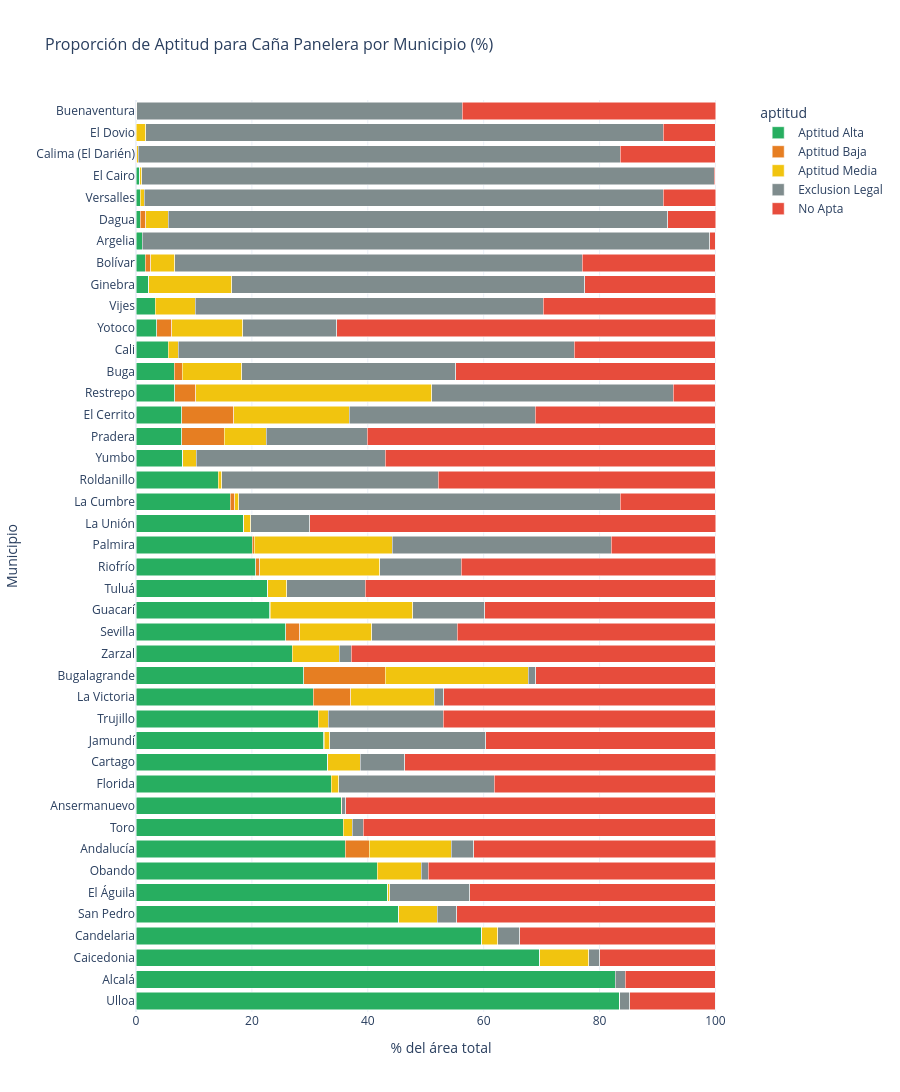

The cell this chart's notebook holds for it:
### Code cell
# Stacked bar chart interactivo (porcentajes)
pct_cols = [c for c in df_muni.columns if c.startswith('pct_')]

if pct_cols:
    df_pct = df_muni[['municipio'] + pct_cols].copy()
    df_pct = df_pct.sort_values(pct_cols[0] if pct_cols else 'municipio', ascending=False)
    
    # Reshape for plotly
    df_melted = df_pct.melt(id_vars='municipio', var_name='aptitud_pct', value_name='porcentaje')
    df_melted['aptitud'] = df_melted['aptitud_pct'].str.replace('pct_', '').str.replace('_', ' ').str.title()
    
    color_map = {}
    for apt_key, apt_color in APTITUD_COLORS.items():
        for melted_apt in df_melted['aptitud'].unique():
            if apt_key.lower().replace('ó', 'o') in melted_apt.lower().replace('ó', 'o'):
                color_map[melted_apt] = apt_color
    
    fig = px.bar(df_melted, x='porcentaje', y='municipio', color='aptitud',
                 orientation='h', barmode='stack',
                 color_discrete_map=color_map,
                 title='Proporción de Aptitud para Caña Panelera por Municipio (%)',
                 labels={'porcentaje': '% del área total', 'municipio': 'Municipio'},
                 template='plotly_white', height=max(400, len(df_muni) * 35))
    fig.update_layout(font=dict(size=12), title_font_size=16)
    fig.show()

### Figure 1 — Plotly figure (JSON) as saved in the notebook; plotly's stock layout.template omitted (floating-point values rounded to 4 significant figures)
{"data": [{"hovertemplate": "aptitud=Aptitud Alta<br>% del área total=%{x}<br>Municipio=%{y}<extra></extra>", "legendgroup": "Aptitud Alta", "marker": {"color": "#27AE60", "pattern": {"shape": ""}}, "name": "Aptitud Alta", "orientation": "h", "showlegend": true, "textposition": "auto", "type": "bar", "x": [83.46, 82.72, 69.7, 59.7, 45.36, 43.48, 41.66, 36.12, 35.76, 35.42, 33.73, 33.13, 32.4, 31.41, 30.56, 28.95, 26.96, 25.83, 23.12, 22.74, 20.63, 20.07, 18.57, 16.23, 14.18, 8.09, 7.89, 7.88, 6.72, 6.63, 5.54, 3.58, 3.29, 2.23, 1.61, 1.12, 0.74, 0.71, 0.62, 0.05, 0.02, 0.0], "xaxis": "x", "y": ["Ulloa", "Alcalá", "Caicedonia", "Candelaria", "San Pedro", "El Águila", "Obando", "Andalucía", "Toro", "Ansermanuevo", "Florida", "Cartago", "Jamundí", "Trujillo", "La Victoria", "Bugalagrande", "Zarzal", "Sevilla", "Guacarí", "Tuluá", "Riofrío", "Palmira", "La Unión", "La Cumbre", "Roldanillo", "Yumbo", "Pradera", "El Cerrito", "Restrepo", "Buga", "Cali", "Yotoco", "Vijes", "Ginebra", "Bolívar", "Argelia", "Dagua", "Versalles", "El Cairo", "Calima (El Darién)", "El Dovio", "Buenaventura"], "yaxis": "y"}, {"hovertemplate": "aptitud=Aptitud Baja<br>% del área total=%{x}<br>Municipio=%{y}<extra></extra>", "legendgroup": "Aptitud Baja", "marker": {"color": "#E67E22", "pattern": {"shape": ""}}, "name": "Aptitud Baja", "orientation": "h", "showlegend": true, "textposition": "auto", "type": "bar", "x": [0.0, 0.0, 0.0, 0.0, 0.0, 0.0, 0.0, 4.13, 0.0, 0.0, 0.0, 0.0, 0.13, 0.0, 6.48, 14.06, 0.01, 2.39, 0.04, 0.0, 0.75, 0.32, 0.0, 0.84, 0.0, 0.0, 7.31, 8.98, 3.57, 1.39, 0.0, 2.57, 0.02, 0.0, 0.91, 0.0, 0.93, 0.01, 0.03, 0.08, 0.0, 0.14], "xaxis": "x", "y": ["Ulloa", "Alcalá", "Caicedonia", "Candelaria", "San Pedro", "El Águila", "Obando", "Andalucía", "Toro", "Ansermanuevo", "Florida", "Cartago", "Jamundí", "Trujillo", "La Victoria", "Bugalagrande", "Zarzal", "Sevilla", "Guacarí", "Tuluá", "Riofrío", "Palmira", "La Unión", "La Cumbre", "Roldanillo", "Yumbo", "Pradera", "El Cerrito", "Restrepo", "Buga", "Cali", "Yotoco", "Vijes", "Ginebra", "Bolívar", "Argelia", "Dagua", "Versalles", "El Cairo", "Calima (El Darién)", "El Dovio", "Buenaventura"], "yaxis": "y"}, {"hovertemplate": "aptitud=Aptitud Media<br>% del área total=%{x}<br>Municipio=%{y}<extra></extra>", "legendgroup": "Aptitud Media", "marker": {"color": "#F1C40F", "pattern": {"shape": ""}}, "name": "Aptitud Media", "orientation": "h", "showlegend": true, "textposition": "auto", "type": "bar", "x": [0.0, 0.0, 8.44, 2.7, 6.67, 0.33, 7.56, 14.12, 1.6, 0.1, 1.28, 5.56, 0.91, 1.8, 14.46, 24.67, 8.11, 12.49, 24.6, 3.28, 20.68, 23.79, 1.24, 0.66, 0.59, 2.31, 7.27, 19.9, 40.72, 10.24, 1.71, 12.27, 6.9, 14.29, 4.13, 0.0, 3.92, 0.71, 0.3, 0.25, 1.67, 0.03], "xaxis": "x", "y": ["Ulloa", "Alcalá", "Caicedonia", "Candelaria", "San Pedro", "El Águila", "Obando", "Andalucía", "Toro", "Ansermanuevo", "Florida", "Cartago", "Jamundí", "Trujillo", "La Victoria", "Bugalagrande", "Zarzal", "Sevilla", "Guacarí", "Tuluá", "Riofrío", "Palmira", "La Unión", "La Cumbre", "Roldanillo", "Yumbo", "Pradera", "El Cerrito", "Restrepo", "Buga", "Cali", "Yotoco", "Vijes", "Ginebra", "Bolívar", "Argelia", "Dagua", "Versalles", "El Cairo", "Calima (El Darién)", "El Dovio", "Buenaventura"], "yaxis": "y"}, {"hovertemplate": "aptitud=Exclusion Legal<br>% del área total=%{x}<br>Municipio=%{y}<extra></extra>", "legendgroup": "Exclusion Legal", "marker": {"color": "#7F8C8D", "pattern": {"shape": ""}}, "name": "Exclusion Legal", "orientation": "h", "showlegend": true, "textposition": "auto", "type": "bar", "x": [1.78, 1.73, 1.91, 3.81, 3.32, 13.81, 1.2, 3.92, 1.9, 0.65, 26.84, 7.73, 26.95, 19.84, 1.58, 1.31, 2.08, 14.77, 12.43, 13.5, 14.08, 37.8, 10.14, 65.87, 37.41, 32.59, 17.43, 32.14, 41.72, 36.9, 68.34, 16.21, 60.09, 60.9, 70.36, 97.89, 86.18, 89.52, 98.88, 83.23, 89.31, 56.11], "xaxis": "x", "y": ["Ulloa", "Alcalá", "Caicedonia", "Candelaria", "San Pedro", "El Águila", "Obando", "Andalucía", "Toro", "Ansermanuevo", "Florida", "Cartago", "Jamundí", "Trujillo", "La Victoria", "Bugalagrande", "Zarzal", "Sevilla", "Guacarí", "Tuluá", "Riofrío", "Palmira", "La Unión", "La Cumbre", "Roldanillo", "Yumbo", "Pradera", "El Cerrito", "Restrepo", "Buga", "Cali", "Yotoco", "Vijes", "Ginebra", "Bolívar", "Argelia", "Dagua", "Versalles", "El Cairo", "Calima (El Darién)", "El Dovio", "Buenaventura"], "yaxis": "y"}, {"hovertemplate": "aptitud=No Apta<br>% del área total=%{x}<br>Municipio=%{y}<extra></extra>", "legendgroup": "No Apta", "marker": {"color": "#E74C3C", "pattern": {"shape": ""}}, "name": "No Apta", "orientation": "h", "showlegend": true, "textposition": "auto", "type": "bar", "x": [14.76, 15.55, 19.95, 33.78, 44.64, 42.37, 49.58, 41.72, 60.74, 63.82, 38.15, 53.59, 39.61, 46.95, 46.92, 31.0, 62.84, 44.52, 39.81, 60.48, 43.87, 18.02, 70.06, 16.39, 47.81, 57.0, 60.1, 31.1, 7.27, 44.83, 24.41, 65.37, 29.71, 22.58, 22.98, 0.99, 8.24, 9.06, 0.16, 16.39, 9.0, 43.73], "xaxis": "x", "y": ["Ulloa", "Alcalá", "Caicedonia", "Candelaria", "San Pedro", "El Águila", "Obando", "Andalucía", "Toro", "Ansermanuevo", "Florida", "Cartago", "Jamundí", "Trujillo", "La Victoria", "Bugalagrande", "Zarzal", "Sevilla", "Guacarí", "Tuluá", "Riofrío", "Palmira", "La Unión", "La Cumbre", "Roldanillo", "Yumbo", "Pradera", "El Cerrito", "Restrepo", "Buga", "Cali", "Yotoco", "Vijes", "Ginebra", "Bolívar", "Argelia", "Dagua", "Versalles", "El Cairo", "Calima (El Darién)", "El Dovio", "Buenaventura"], "yaxis": "y"}], "layout": {"barmode": "stack", "font": {"size": 12}, "height": 1470, "legend": {"title": {"text": "aptitud"}, "tracegroupgap": 0}, "title": {"font": {"size": 16}, "text": "Proporción de Aptitud para Caña Panelera por Municipio (%)"}, "xaxis": {"anchor": "y", "domain": [0, 1], "title": {"text": "% del área total"}}, "yaxis": {"anchor": "x", "domain": [0, 1], "title": {"text": "Municipio"}}}}
